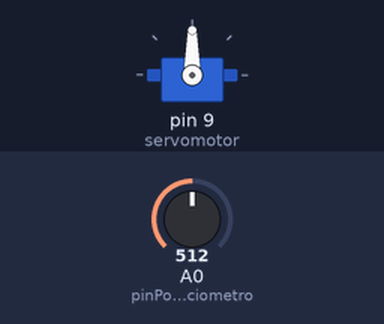
The sketch below on a simulated Arduino Uno, built with avr-gcc and run on an emulated ATmega328P. On the bench: servo. The inputs (shaded band) are chosen by the test bench; at power-on: A0 (pinPotenciometro) = 512.

Above: at 1.2 s.
1.3 s: A0 (pinPotenciometro) set to 716
At 1.6 s:
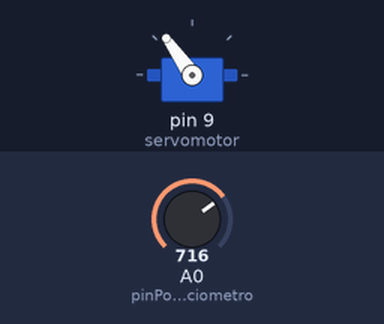
2.8 s: A0 (pinPotenciometro) set to 900
At 3.7 s:
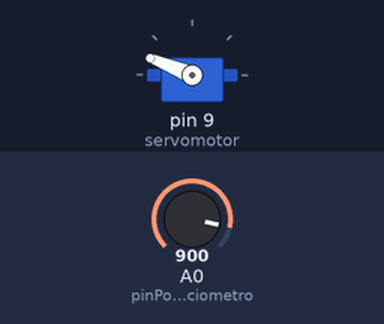
4.3 s: A0 (pinPotenciometro) set to 1023
At 5.1 s:
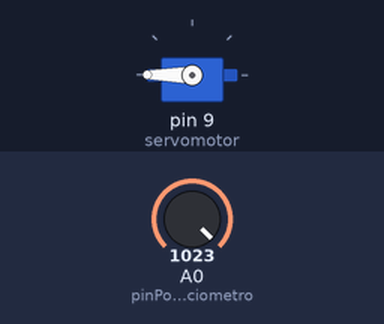
5.8 s: A0 (pinPotenciometro) set to 306
At 7.0 s:
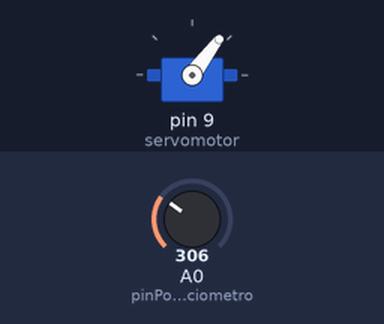
7.3 s: A0 (pinPotenciometro) set to 122
At 8.5 s:
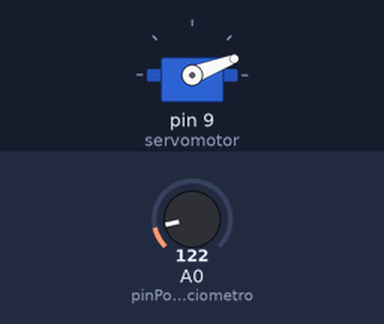
Timing chart, 0 to 9.8 s (numbered marks = the images above; inputs shaded):
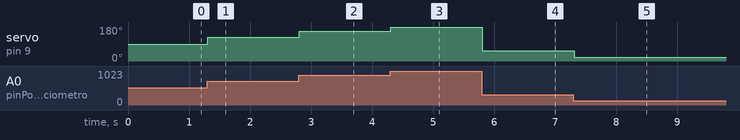

The sketch:

Arduino.ino
```cpp
// (licence header left out)
// Importamos la librería del servomotor
#include <Servo.h>

// Definimos la variable de tipo servo
Servo servomotor;

// Se definen las variables de tipo entero
int pinPotenciometro = 0;

//Este código se ejecuta la primera vez
void setup() {
  // Configuramos los pines en modo salida
  servomotor.attach(9);
}

//Este código se ejecuta en bucle repetidamente
void loop() {
  int angulo = analogRead(pinPotenciometro);
  angulo = map(angulo, 0, 1023, 0, 180);
  servomotor.write(angulo);
  delay(15);
}
```

Measured:
- after the input at 1.3 s, servo on pin 9 (servomotor): 90° → 125° at once
- after the input at 2.8 s, servo on pin 9 (servomotor): 125° → 158° at once
- after the input at 4.3 s, servo on pin 9 (servomotor): 158° → 180° at once
- after the input at 5.8 s, servo on pin 9 (servomotor): 180° → 53° at once
- after the input at 7.3 s, servo on pin 9 (servomotor): 53° → 21° at once
